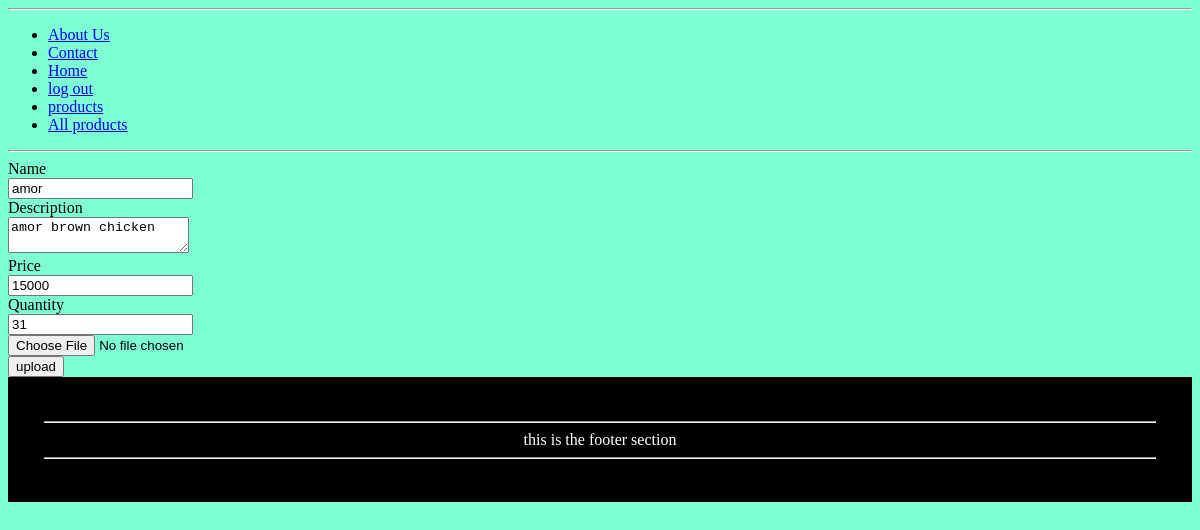
Page /product/edit-product/8c53c570-953c-4251-9077-44626e5eaf30 (signed in) on the committed database.
### product/models.py (models this page shows, shortened)
class Product(models.Model):
 id=models.UUIDField(default=uuid.uuid4,primary_key=True,editable=False)
 name=models.CharField(max_length=250)
 description=models.TextField()
 price=models.PositiveBigIntegerField()
 quantity=models.PositiveIntegerField()
 sold=models.PositiveIntegerField(default=0)
 image=models.ImageField(upload_to='product/')
 user=models.ForeignKey(User,on_delete=models.CASCADE)
 created_at=models.DateTimeField(auto_now_add=True)
 updated_at=models.DateTimeField(auto_now=True)

### product/views.py (the view, shortened to what this page needs)
# urls.py: path('edit-product/<str:product_id>',EditProduct.as_view(),name='edit-product'),
class EditProduct(LoginRequiredMixin,View):
     def get(self,request,product_id):
          product=Product.objects.filter(id=product_id).first()
          if not product:
               return redirect(resolve_url(Products))
          if product.user !=request.user:
               return redirect(resolve_url(Products))
          context={'product':product}
          return render(request,'edit_products.html',context)

### product/templates/edit_products.html (shortened to what this page needs)
{% extends 'base.html' %}
{% load static %}
 {% block main %}
 <form action="" method="post" enctype="multipart/form-data">
  <label for="name">Name</label><br>
  <input type="text" name="name" id="name" value="{{product.name}}"><br>
  <label for="description">Description</label><br>
  <textarea name="description" id="description">{{product.description}}</textarea><br>
  <label for="price">Price</label><br>
  <input type="number" name="price" id="price" value="{{product.price}}"><br>
    <label for="quantity">Quantity</label><br>
  <input type="number" name="quantity" id="quantity" value="{{product.quantity}}"><br>
  <input type="file" name="image" id="image" ><br>
  <button>upload</button>
 </form>
 {%endblock main %}

### static/user/css/style.css (style rules this page uses)
body { background-color: aquamarine; }

### rows in the picture
Product: name "amor", description "amor brown chicken", price "15000", quantity "31"
